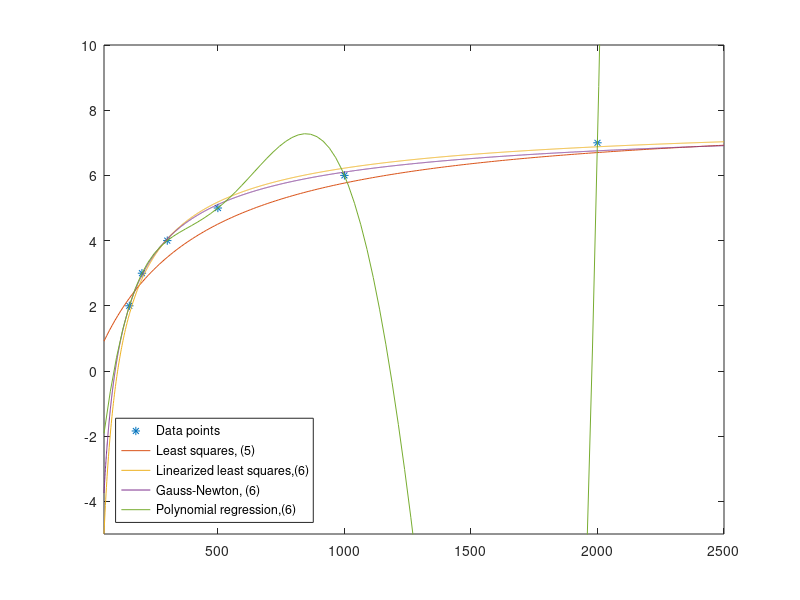

Here is the MATLAB script that generated this plot:
clf
clear all
close all
xmin = 50;
xmax = 2500;

% Data points
alpha = [150 200 300 500 1000 2000]';
U = [2 3 4 5 6 7]';
plot(alpha, U, '*')
hold on

% Model (5)
x = [alpha.^-1; 0];
y = [U.^-1; 1/8];
a = x\(y-1/8);

five = @(t) 1/(a/t+1/8);
fplot(five, [xmin xmax])

% Linearized least squares
% ln(8-U) = ln(a)+b*ln(alpha)
y = log(8-U);
x = log(alpha);
A = [ones(length(alpha),1) x];
lnab = A\y;

mkv = @(t) 8-exp(lnab(1))*t^(lnab(2));
fplot(mkv, [xmin xmax])

% Gauss-Newton
precision = 1e-10;
max_it = 20;        % maximum number of iterations
res = [];
ab = [180 -0.5]';   % initial guess
for k=1:max_it
  D = [alpha.^ab(2) ab(1)*alpha.^(ab(2)).*log(alpha)];  % Jacobian matrix
  ab2 = ab - D\(U - 8 + ab(1)*alpha.^ab(2));
  res(k,1) = norm(ab-ab2);
  ab=ab2;
  if res(k,1) < precision;
    break
  end
end

GN = @(t) 8 - ab(1)*t^ab(2)
fplot(GN, [xmin xmax])

% Polynomial regression
n = length(alpha);
p = polyfit(alpha,U,n);
t = linspace(xmin,xmax);
f = polyval(p,t);
plot(t,f)

legend('Data points', 'Least squares, (5)', 'Linearized least squares,(6)', 'Gauss-Newton, (6)', ...
'Polynomial regression,(6)', 'Location', 'southwest')
ylim([-5 10])